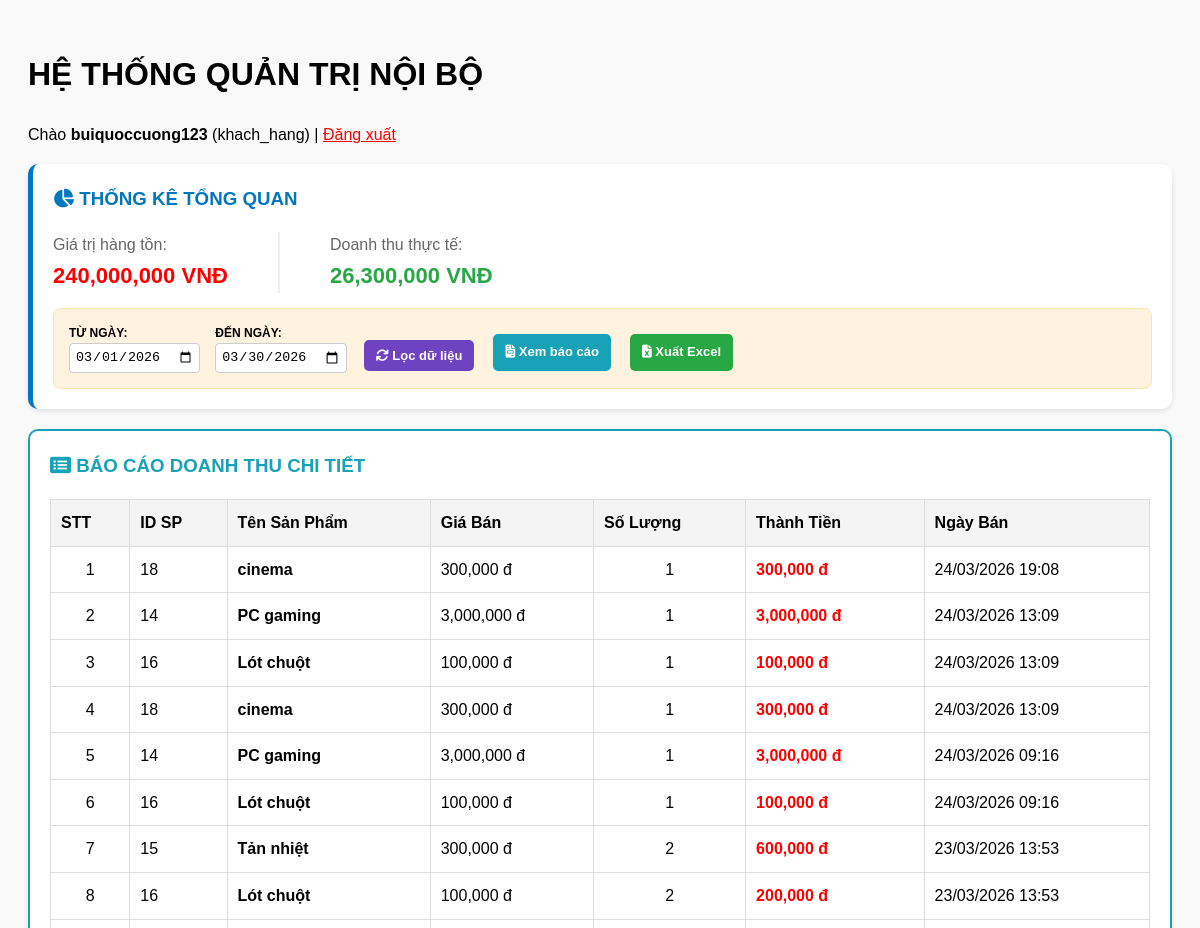
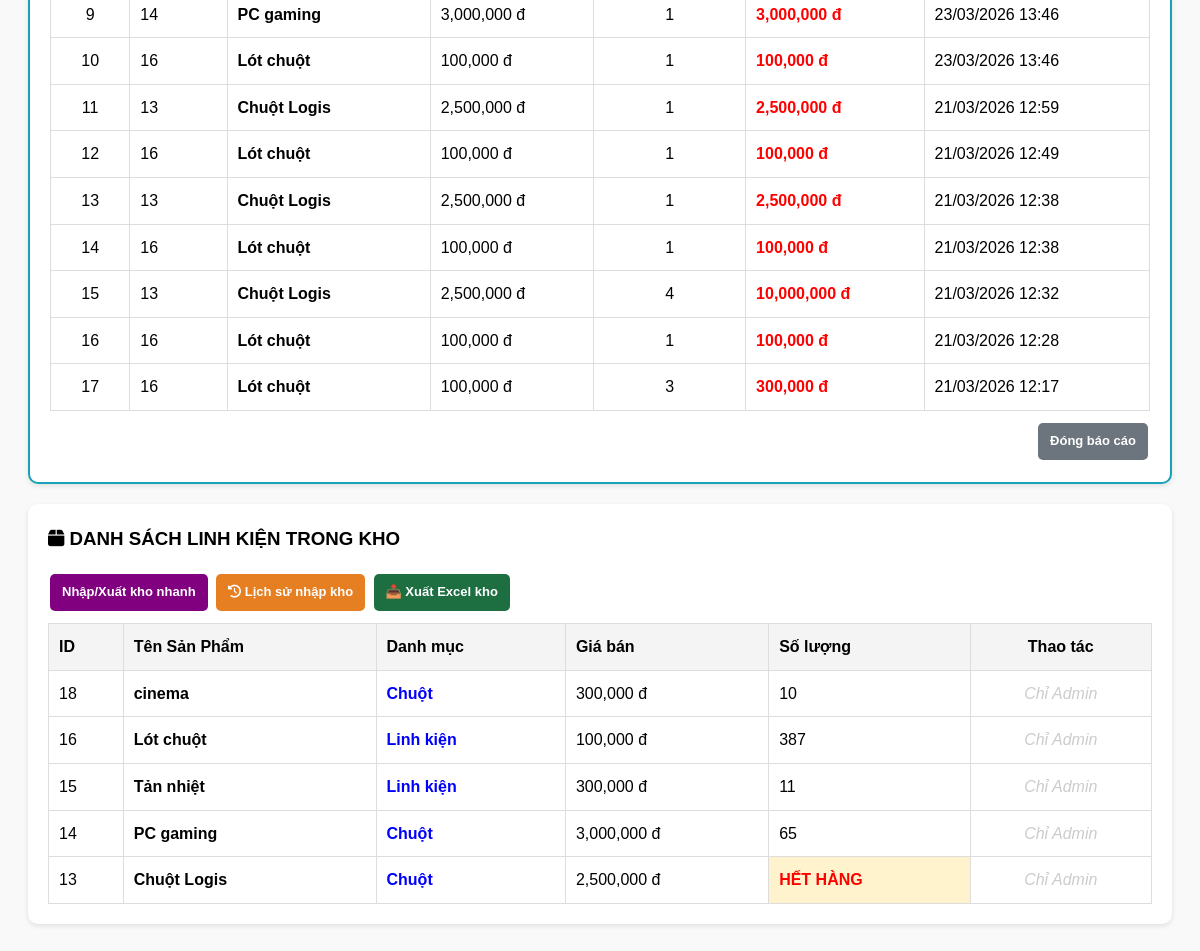
Page /index.php?view_report=1&tu_ngay=2026-03-01&den_ngay=2026-03-30 (signed in) on the committed database (2 pictures, top to bottom).
### tables this page shows
CREATE TABLE `hoa_don` (
  `id_hd` int NOT NULL AUTO_INCREMENT,
  `id_nguoi_dung` int DEFAULT NULL,
  `id_sp` int DEFAULT NULL,
  `ma_san_pham` varchar(50) DEFAULT NULL,
  `ten_sp` varchar(255) DEFAULT NULL,
  `gia_ban` int DEFAULT NULL,
  `so_luong_mua` int DEFAULT NULL,
  `ngay_thanh_toan` datetime DEFAULT CURRENT_TIMESTAMP,
  PRIMARY KEY (`id_hd`),
  KEY `fk_hd_nguoidung` (`id_nguoi_dung`),
  KEY `fk_hd_sanpham` (`id_sp`),
  CONSTRAINT `fk_hd_nguoidung` FOREIGN KEY (`id_nguoi_dung`) REFERENCES `nguoi_dung` (`id_nd`),
  CONSTRAINT `fk_hd_sanpham` FOREIGN KEY (`id_sp`) REFERENCES `san_pham` (`id_sp`)
);

CREATE TABLE `san_pham` (
  `id_sp` int NOT NULL AUTO_INCREMENT,
  `ma_san_pham` varchar(50) NOT NULL,
  `ten_sp` varchar(255) NOT NULL,
  `mo_ta` text,
  `gia_tien` decimal(15,2) DEFAULT '0.00',
  `so_luong_kho` int DEFAULT '0',
  `ma_danh_muc` int DEFAULT NULL,
  `hinh_anh` varchar(255) DEFAULT NULL,
  PRIMARY KEY (`id_sp`),
  UNIQUE KEY `ma_san_pham` (`ma_san_pham`),
  KEY `fk_sanpham_danhmuc` (`ma_danh_muc`),
  CONSTRAINT `fk_sanpham_danhmuc` FOREIGN KEY (`ma_danh_muc`) REFERENCES `danh_muc` (`id_danh_muc`) ON DELETE SET NULL
);

CREATE TABLE `danh_muc` (
  `id_danh_muc` int NOT NULL AUTO_INCREMENT,
  `ten_danh_muc` varchar(100) NOT NULL,
  `mo_ta` text,
  PRIMARY KEY (`id_danh_muc`)
);

### index.php (the view, shortened to what this page needs)
<?php
$la_admin = ($_SESSION['vai_tro'] == 'admin');
$conn = new mysqli("localhost", "root", "", "quan_ly_kho");
mysqli_set_charset($conn, "utf8");
$tu_ngay = isset($_GET['tu_ngay']) ? $_GET['tu_ngay'] : date('Y-m-01');
$den_ngay = isset($_GET['den_ngay']) ? $_GET['den_ngay'] : date('Y-m-d');
$tong_von = $conn->query("SELECT SUM(gia_tien * so_luong_kho) as tong FROM san_pham")->fetch_assoc()['tong'] ?? 0;
$doanh_thu_query = $conn->query("SELECT SUM(gia_ban * so_luong_mua) as tong_dt
                                FROM hoa_don
                                WHERE DATE(ngay_thanh_toan) BETWEEN '$tu_ngay' AND '$den_ngay'");
$tong_doanh_thu = $doanh_thu_query->fetch_assoc()['tong_dt'] ?? 0;
$show_report = isset($_GET['view_report']);
?>
<!DOCTYPE html>
<html lang="vi">
<head>
    <link rel="stylesheet" href="https://cdnjs.cloudflare.com/ajax/libs/font-awesome/6.4.0/css/all.min.css">
</head>
<body>
    <h1>HỆ THỐNG QUẢN TRỊ NỘI BỘ</h1>
    <p>Chào <b><?php echo $_SESSION['user_admin']; ?></b> (<?php echo $_SESSION['vai_tro']; ?>) | <a href="dang_xuat.php" style="color:red;">Đăng xuất</a></p>
    <div class="card" style="border-left: 5px solid #0277bd;">
        <h3 style="margin-top: 0; color: #0277bd;"><i class="fa fa-chart-pie"></i> THỐNG KÊ TỔNG QUAN</h3>
        <div style="display: flex; gap: 50px;">
            <div>
                <p style="margin:0; color: #666;">Giá trị hàng tồn:</p>
                <b style="font-size: 22px; color: red;"><?php echo number_format($tong_von); ?> VNĐ</b>
            </div>
            <div style="padding-left: 50px; border-left: 2px solid #eee;">
                <p style="margin:0; color: #666;">Doanh thu thực tế:</p>
                <b style="font-size: 22px; color: #28a745;"><?php echo number_format($tong_doanh_thu); ?> VNĐ</b>
            </div>
        </div>
        <form method="GET" class="filter-box">
            <div>
                <label style="display:block; font-size: 12px; font-weight:bold;">TỪ NGÀY:</label>
                <input type="date" name="tu_ngay" value="<?php echo $tu_ngay; ?>" style="padding:5px; border:1px solid #ccc; border-radius:4px;">
            </div>
            <div>
                <label style="display:block; font-size: 12px; font-weight:bold;">ĐẾN NGÀY:</label>
                <input type="date" name="den_ngay" value="<?php echo $den_ngay; ?>" style="padding:5px; border:1px solid #ccc; border-radius:4px;">
            </div>
            <button type="submit" class="btn" style="background: #6f42c1;">
                <i class="fa fa-sync"></i> Lọc dữ liệu
            </button>
            <a href="index.php?view_report=1&tu_ngay=<?php echo $tu_ngay; ?>&den_ngay=<?php echo $den_ngay; ?>" class="btn" style="background: #17a2b8;">
                <i class="fa fa-file-invoice"></i> Xem báo cáo
            </a>
            <a href="xuat_excel.php?type=doanhthu&tu_ngay=<?php echo $tu_ngay; ?>&den_ngay=<?php echo $den_ngay; ?>" class="btn" style="background: #28a745;">
                <i class="fa fa-file-excel"></i> Xuất Excel
            </a>
        </form>
    </div>
    <?php if ($show_report): ?>
    <div class="card" style="border: 2px solid #17a2b8;">
        <h3 style="margin-top:0; color: #17a2b8;"><i class="fa fa-list-alt"></i> BÁO CÁO DOANH THU CHI TIẾT</h3>
        <table>
            <thead>
                <tr style="background: #e0f7fa;">
                    <th>STT</th>
                    <th>ID SP</th>
                    <th>Tên Sản Phẩm</th>
                    <th>Giá Bán</th>
                    <th>Số Lượng</th>
                    <th>Thành Tiền</th>
                    <th>Ngày Bán</th>
                </tr>
            </thead>
            <tbody>
                <?php
                $sql_hd = "SELECT
                            hd.id_sp,
                            sp.ten_sp,
                            hd.gia_ban,
                            hd.so_luong_mua,
                            hd.ngay_thanh_toan
                           FROM hoa_don hd
                           JOIN san_pham sp ON hd.id_sp = sp.id_sp
                           WHERE DATE(hd.ngay_thanh_toan) BETWEEN '$tu_ngay' AND '$den_ngay'
                           ORDER BY hd.ngay_thanh_toan DESC";
                $res_hd = $conn->query($sql_hd);
                $stt = 1;
                if($res_hd && $res_hd->num_rows > 0):
                    while($hd = $res_hd->fetch_assoc()):
                        $thanh_tien = $hd['so_luong_mua'] * $hd['gia_ban'];
                    ?>
                    <tr>
                        <td class="text-center"><?php echo $stt++; ?></td>
                        <td><?php echo $hd['id_sp']; ?></td>
                        <td><b><?php echo $hd['ten_sp']; ?></b></td>
                        <td><?php echo number_format($hd['gia_ban']); ?> đ</td>
                        <td class="text-center"><?php echo $hd['so_luong_mua']; ?></td>
                        <td style="font-weight:bold; color:red;"><?php echo number_format($thanh_tien); ?> đ</td>
                        <td><?php echo date('d/m/Y H:i', strtotime($hd['ngay_thanh_toan'])); ?></td>
                    </tr>
                <?php endwhile; else: ?>
                    <tr><td colspan="7" class="text-center">Chưa có dữ liệu trong khoảng này.</td></tr>
                <?php endif; ?>
            </tbody>
        </table>
        <div style="margin-top: 10px; text-align: right;">
            <a href="index.php?tu_ngay=<?php echo $tu_ngay; ?>&den_ngay=<?php echo $den_ngay; ?>" class="btn" style="background: #6c757d;">Đóng báo cáo</a>
        </div>
    </div>
    <?php endif; ?>
    <div class="card">
        <h3 style="margin-top:0;"><i class="fa fa-box"></i> DANH SÁCH LINH KIỆN TRONG KHO</h3>
        <div style="margin-bottom: 10px;">
            <a href="nhap_xuat.php" class="btn" style="background: purple;">Nhập/Xuất kho nhanh</a>
            <a href="lich_su_nhap.php" class="btn" style="background: #e67e22;"><i class="fa fa-history"></i> Lịch sử nhập kho</a>
            <a href="xuat_excel.php?type=kho" class="btn" style="background: #1d6f42;">📥 Xuất Excel kho</a>
        </div>
        <table>
            <thead>
                <tr>
                    <th>ID</th>
                    <th>Tên Sản Phẩm</th>
                    <th>Danh mục</th>
                    <th>Giá bán</th>
                    <th>Số lượng</th>
                    <th class="text-center">Thao tác</th>
                </tr>
            </thead>
            <tbody>
                <?php
                $result_sp = $conn->query("SELECT san_pham.*, danh_muc.ten_danh_muc FROM san_pham LEFT JOIN danh_muc ON san_pham.ma_danh_muc = danh_muc.id_danh_muc ORDER BY id_sp DESC");
                while($row = $result_sp->fetch_assoc()): ?>
                <tr>
                    <td><?php echo $row['id_sp']; ?></td>
                    <td><b><?php echo $row['ten_sp']; ?></b></td>
                    <td style="color: blue; font-weight: bold;"><?php echo $row['ten_danh_muc'] ?? 'Chưa phân loại'; ?></td>
                    <td><?php echo number_format($row['gia_tien']); ?> đ</td>
                    <td style="<?php echo ($row['so_luong_kho'] < 5) ? 'background: #fff3cd;' : ''; ?>">
                        <?php echo ($row['so_luong_kho'] <= 0) ? '<b style="color:red;">HẾT HÀNG</b>' : $row['so_luong_kho']; ?>
                    </td>
                    <td class="text-center">
                        <?php if ($la_admin): ?>
                            <a href="sua_sp.php?id=<?php echo $row['id_sp']; ?>" class="btn" style="background: orange;">Sửa</a>
                            <a href="xoa_sp.php?id=<?php echo $row['id_sp']; ?>" class="btn" style="background: red;" onclick="return confirm('Xóa sản phẩm?')">Xóa</a>
                        <?php else: ?>
                            <span style="color: #ccc; font-style: italic;">Chỉ Admin</span>
                        <?php endif; ?>
                    </td>
                </tr>
                <?php endwhile; ?>
            </tbody>
        </table>
    </div>
</body>
</html>

### index.php (style rules this page uses)
body { font-family: Arial, sans-serif; padding: 20px; line-height: 1.6; background: #f9f9f9; }
table { width: 100%; border-collapse: collapse; margin-top: 10px; background: white; }
th, td { border: 1px solid #ddd; padding: 10px; text-align: left; }
th { background: #f4f4f4; }
.btn { padding: 8px 12px; text-decoration: none; border-radius: 5px; color: white; font-size: 13px; display: inline-block; margin: 2px; font-weight: bold; border: none; cursor: pointer; }
.card { background: white; padding: 20px; border-radius: 10px; box-shadow: 0 2px 5px rgba(0,0,0,0.1); margin-bottom: 20px; }
.filter-box { display: flex; gap: 15px; align-items: flex-end; flex-wrap: wrap; background: #fff3e0; padding: 15px; border-radius: 8px; border: 1px solid #ffe0b2; margin-top: 15px; }
.text-center { text-align: center; }

### rows in the picture
hoa_don: id_sp "18", id_sp.ten_sp "cinema", gia_ban "300,000", so_luong_mua "1", thanh_tien "300,000", ngay_thanh_toan "24/03/2026 19:08"
hoa_don: id_sp "14", id_sp.ten_sp "PC gaming", gia_ban "3,000,000", so_luong_mua "1", thanh_tien "3,000,000", ngay_thanh_toan "24/03/2026 13:09"
hoa_don: id_sp "16", id_sp.ten_sp "Lót chuột", gia_ban "100,000", so_luong_mua "1", thanh_tien "100,000", ngay_thanh_toan "24/03/2026 13:09"
hoa_don: id_sp "18", id_sp.ten_sp "cinema", gia_ban "300,000", so_luong_mua "1", thanh_tien "300,000", ngay_thanh_toan "24/03/2026 13:09"
hoa_don: id_sp "14", id_sp.ten_sp "PC gaming", gia_ban "3,000,000", so_luong_mua "1", thanh_tien "3,000,000", ngay_thanh_toan "24/03/2026 09:16"
hoa_don: id_sp "16", id_sp.ten_sp "Lót chuột", gia_ban "100,000", so_luong_mua "1", thanh_tien "100,000", ngay_thanh_toan "24/03/2026 09:16"
hoa_don: id_sp "15", id_sp.ten_sp "Tản nhiệt", gia_ban "300,000", so_luong_mua "2", thanh_tien "600,000", ngay_thanh_toan "23/03/2026 13:53"
hoa_don: id_sp "16", id_sp.ten_sp "Lót chuột", gia_ban "100,000", so_luong_mua "2", thanh_tien "200,000", ngay_thanh_toan "23/03/2026 13:53"
hoa_don: id_sp "14", id_sp.ten_sp "PC gaming", gia_ban "3,000,000", so_luong_mua "1", thanh_tien "3,000,000", ngay_thanh_toan "23/03/2026 13:46"
hoa_don: id_sp "16", id_sp.ten_sp "Lót chuột", gia_ban "100,000", so_luong_mua "1", thanh_tien "100,000", ngay_thanh_toan "23/03/2026 13:46"
hoa_don: id_sp "13", id_sp.ten_sp "Chuột Logis", gia_ban "2,500,000", so_luong_mua "1", thanh_tien "2,500,000", ngay_thanh_toan "21/03/2026 12:59"
hoa_don: id_sp "16", id_sp.ten_sp "Lót chuột", gia_ban "100,000", so_luong_mua "1", thanh_tien "100,000", ngay_thanh_toan "21/03/2026 12:49"
hoa_don: id_sp "13", id_sp.ten_sp "Chuột Logis", gia_ban "2,500,000", so_luong_mua "1", thanh_tien "2,500,000", ngay_thanh_toan "21/03/2026 12:38"
hoa_don: id_sp "16", id_sp.ten_sp "Lót chuột", gia_ban "100,000", so_luong_mua "1", thanh_tien "100,000", ngay_thanh_toan "21/03/2026 12:38"
hoa_don: id_sp "13", id_sp.ten_sp "Chuột Logis", gia_ban "2,500,000", so_luong_mua "4", thanh_tien "10,000,000", ngay_thanh_toan "21/03/2026 12:32"
hoa_don: id_sp "16", id_sp.ten_sp "Lót chuột", gia_ban "100,000", so_luong_mua "1", thanh_tien "100,000", ngay_thanh_toan "21/03/2026 12:28"
hoa_don: id_sp "16", id_sp.ten_sp "Lót chuột", gia_ban "100,000", so_luong_mua "3", thanh_tien "300,000", ngay_thanh_toan "21/03/2026 12:17"
san_pham: id_sp "18", ten_sp "cinema", ma_danh_muc.ten_danh_muc "Chuột", gia_tien "300,000", so_luong_kho "10"
san_pham: id_sp "16", ten_sp "Lót chuột", ma_danh_muc.ten_danh_muc "Linh kiện", gia_tien "100,000", so_luong_kho "387"
san_pham: id_sp "15", ten_sp "Tản nhiệt", ma_danh_muc.ten_danh_muc "Linh kiện", gia_tien "300,000", so_luong_kho "11"
san_pham: id_sp "14", ten_sp "PC gaming", ma_danh_muc.ten_danh_muc "Chuột", gia_tien "3,000,000", so_luong_kho "65"
san_pham: id_sp "13", ten_sp "Chuột Logis", ma_danh_muc.ten_danh_muc "Chuột", gia_tien "2,500,000", so_luong_kho "HẾT HÀNG"

### other values in the picture
$_SESSION['user_admin'] "buiquoccuong123"
$_SESSION['vai_tro'] "khach_hang"
$tong_von "240,000,000"
$tong_doanh_thu "26,300,000"
